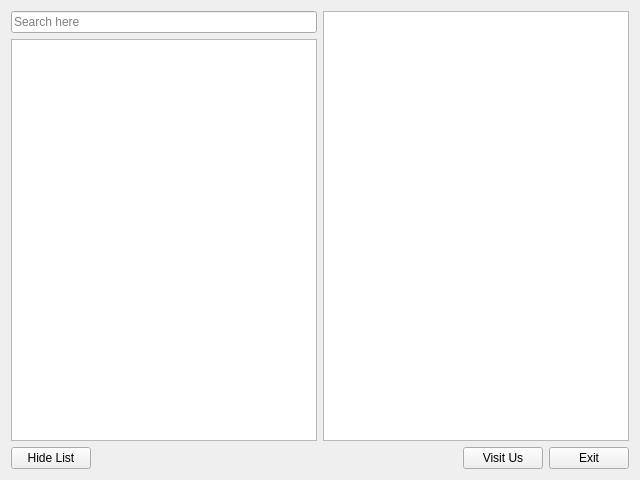
<?xml version="1.0" encoding="UTF-8"?>
<ui version="4.0">
 <class>MainWindow</class>
 <widget class="QMainWindow" name="MainWindow">
  <property name="geometry">
   <rect>
    <x>0</x>
    <y>0</y>
    <width>640</width>
    <height>480</height>
   </rect>
  </property>
  <property name="windowTitle">
   <string>TechnologyBasic Software</string>
  </property>
  <widget class="QWidget" name="centralWidget">
   <layout class="QGridLayout" name="gridLayout">
    <item row="0" column="0">
     <widget class="QLineEdit" name="searchbox">
      <property name="placeholderText">
       <string>Search here</string>
      </property>
     </widget>
    </item>
    <item row="0" column="1" rowspan="2">
     <widget class="QTextBrowser" name="termdetails">
      <property name="horizontalScrollBarPolicy">
       <enum>Qt::ScrollBarAlwaysOff</enum>
      </property>
      <property name="openLinks">
       <bool>false</bool>
      </property>
     </widget>
    </item>
    <item row="1" column="0">
     <widget class="QListWidget" name="termlist">
      <property name="minimumSize">
       <size>
        <width>200</width>
        <height>0</height>
       </size>
      </property>
     </widget>
    </item>
    <item row="2" column="0" colspan="2">
     <layout class="QHBoxLayout" name="horizontalLayout">
      <item>
       <widget class="QPushButton" name="bHide">
        <property name="text">
         <string>Hide List</string>
        </property>
        <property name="checkable">
         <bool>true</bool>
        </property>
       </widget>
      </item>
      <item>
       <spacer name="scapcer">
        <property name="orientation">
         <enum>Qt::Horizontal</enum>
        </property>
        <property name="sizeHint" stdset="0">
         <size>
          <width>40</width>
          <height>20</height>
         </size>
        </property>
       </spacer>
      </item>
      <item>
       <widget class="QPushButton" name="bVisit">
        <property name="text">
         <string>Visit Us</string>
        </property>
       </widget>
      </item>
      <item>
       <widget class="QPushButton" name="bExit">
        <property name="text">
         <string>Exit</string>
        </property>
       </widget>
      </item>
     </layout>
    </item>
   </layout>
  </widget>
 </widget>
 <layoutdefault spacing="6" margin="11"/>
 <resources/>
 <connections/>
</ui>
